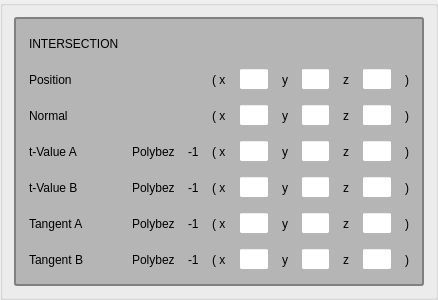
<?xml version="1.0" encoding="UTF-8"?>
<ui version="4.0">
 <class>groupbox_intersection_info</class>
 <widget class="QGroupBox" name="groupbox_intersection_info">
  <property name="geometry">
   <rect>
    <x>0</x>
    <y>0</y>
    <width>438</width>
    <height>300</height>
   </rect>
  </property>
  <property name="windowTitle">
   <string>GroupBox</string>
  </property>
  <layout class="QVBoxLayout" name="verticalLayout">
   <item>
    <widget class="QWidget" name="widget" native="true">
     <layout class="QVBoxLayout" name="verticalLayout_2">
      <property name="spacing">
       <number>0</number>
      </property>
      <property name="leftMargin">
       <number>0</number>
      </property>
      <property name="topMargin">
       <number>0</number>
      </property>
      <property name="rightMargin">
       <number>0</number>
      </property>
      <property name="bottomMargin">
       <number>0</number>
      </property>
      <item>
       <widget class="QGroupBox" name="group_isec_debug_info">
        <property name="styleSheet">
         <string notr="true">QGroupBox { 
	border: 2px solid gray; 
    border-radius: 3px; 
	background-color: rgb(181, 181, 181);
 } 

QLabel {
	background-color: rgb(181, 181, 181);
}

QLineEdit {
	background-color: rgb(255, 255, 255)
}</string>
        </property>
        <layout class="QGridLayout" name="gridLayout">
         <property name="leftMargin">
          <number>13</number>
         </property>
         <property name="topMargin">
          <number>13</number>
         </property>
         <property name="rightMargin">
          <number>13</number>
         </property>
         <property name="bottomMargin">
          <number>13</number>
         </property>
         <property name="spacing">
          <number>13</number>
         </property>
         <item row="4" column="1">
          <widget class="QLabel" name="label_83">
           <property name="text">
            <string>Polybez</string>
           </property>
          </widget>
         </item>
         <item row="1" column="0">
          <widget class="QLabel" name="label_38">
           <property name="text">
            <string>Position</string>
           </property>
          </widget>
         </item>
         <item row="4" column="0">
          <widget class="QLabel" name="label_82">
           <property name="text">
            <string>t-Value B</string>
           </property>
          </widget>
         </item>
         <item row="3" column="2">
          <widget class="QLabel" name="label_isec_tval_a_polybez_id_2">
           <property name="text">
            <string>-1</string>
           </property>
          </widget>
         </item>
         <item row="0" column="0">
          <widget class="QLabel" name="label_31">
           <property name="text">
            <string>INTERSECTION</string>
           </property>
          </widget>
         </item>
         <item row="5" column="2">
          <widget class="QLabel" name="label_isec_tan_a_polybez_id_2">
           <property name="text">
            <string>-1</string>
           </property>
          </widget>
         </item>
         <item row="3" column="0">
          <widget class="QLabel" name="label_76">
           <property name="text">
            <string>t-Value A</string>
           </property>
          </widget>
         </item>
         <item row="5" column="0">
          <widget class="QLabel" name="label_88">
           <property name="text">
            <string>Tangent A</string>
           </property>
          </widget>
         </item>
         <item row="6" column="2">
          <widget class="QLabel" name="label_isec_tan_b_polybez_id_2">
           <property name="text">
            <string>-1</string>
           </property>
          </widget>
         </item>
         <item row="5" column="1">
          <widget class="QLabel" name="label_89">
           <property name="text">
            <string>Polybez</string>
           </property>
          </widget>
         </item>
         <item row="6" column="1">
          <widget class="QLabel" name="label_95">
           <property name="text">
            <string>Polybez</string>
           </property>
          </widget>
         </item>
         <item row="2" column="3">
          <layout class="QHBoxLayout" name="horizontalLayout_14">
           <item>
            <widget class="QLabel" name="label_72">
             <property name="text">
              <string>( x</string>
             </property>
            </widget>
           </item>
           <item>
            <widget class="QLineEdit" name="input_isec_normal_x_2"/>
           </item>
           <item>
            <widget class="QLabel" name="label_73">
             <property name="text">
              <string>y</string>
             </property>
            </widget>
           </item>
           <item>
            <widget class="QLineEdit" name="input_isec_normal_y_2"/>
           </item>
           <item>
            <widget class="QLabel" name="label_74">
             <property name="text">
              <string>z</string>
             </property>
            </widget>
           </item>
           <item>
            <widget class="QLineEdit" name="input_isec_normal_z_2"/>
           </item>
           <item>
            <widget class="QLabel" name="label_75">
             <property name="text">
              <string>)</string>
             </property>
            </widget>
           </item>
          </layout>
         </item>
         <item row="6" column="3">
          <layout class="QHBoxLayout" name="horizontalLayout_18">
           <item>
            <widget class="QLabel" name="label_96">
             <property name="text">
              <string>( x</string>
             </property>
            </widget>
           </item>
           <item>
            <widget class="QLineEdit" name="input_isec_tan_b_x_2"/>
           </item>
           <item>
            <widget class="QLabel" name="label_97">
             <property name="text">
              <string>y</string>
             </property>
            </widget>
           </item>
           <item>
            <widget class="QLineEdit" name="input_isec_tan_b_y_2"/>
           </item>
           <item>
            <widget class="QLabel" name="label_98">
             <property name="text">
              <string>z</string>
             </property>
            </widget>
           </item>
           <item>
            <widget class="QLineEdit" name="input_isec_tan_b_z_2"/>
           </item>
           <item>
            <widget class="QLabel" name="label_99">
             <property name="text">
              <string>)</string>
             </property>
            </widget>
           </item>
          </layout>
         </item>
         <item row="6" column="0">
          <widget class="QLabel" name="label_94">
           <property name="text">
            <string>Tangent B</string>
           </property>
          </widget>
         </item>
         <item row="3" column="3">
          <layout class="QHBoxLayout" name="horizontalLayout_15">
           <item>
            <widget class="QLabel" name="label_78">
             <property name="text">
              <string>( x</string>
             </property>
            </widget>
           </item>
           <item>
            <widget class="QLineEdit" name="input_isec_tval_a_x_2"/>
           </item>
           <item>
            <widget class="QLabel" name="label_79">
             <property name="text">
              <string>y</string>
             </property>
            </widget>
           </item>
           <item>
            <widget class="QLineEdit" name="input_isec_tval_a_y_2"/>
           </item>
           <item>
            <widget class="QLabel" name="label_80">
             <property name="text">
              <string>z</string>
             </property>
            </widget>
           </item>
           <item>
            <widget class="QLineEdit" name="input_isec_tval_a_z_2"/>
           </item>
           <item>
            <widget class="QLabel" name="label_81">
             <property name="text">
              <string>)</string>
             </property>
            </widget>
           </item>
          </layout>
         </item>
         <item row="4" column="2">
          <widget class="QLabel" name="label_isec_tval_b_polybez_id_2">
           <property name="text">
            <string>-1</string>
           </property>
          </widget>
         </item>
         <item row="2" column="0">
          <widget class="QLabel" name="label_71">
           <property name="text">
            <string>Normal </string>
           </property>
          </widget>
         </item>
         <item row="1" column="3">
          <layout class="QHBoxLayout" name="horizontalLayout_13">
           <item>
            <widget class="QLabel" name="label_44">
             <property name="text">
              <string>( x</string>
             </property>
            </widget>
           </item>
           <item>
            <widget class="QLineEdit" name="input_isec_position_x_2"/>
           </item>
           <item>
            <widget class="QLabel" name="label_49">
             <property name="text">
              <string>y</string>
             </property>
            </widget>
           </item>
           <item>
            <widget class="QLineEdit" name="input_isec_position_y_2"/>
           </item>
           <item>
            <widget class="QLabel" name="label_55">
             <property name="text">
              <string>z</string>
             </property>
            </widget>
           </item>
           <item>
            <widget class="QLineEdit" name="input_isec_position_z_2"/>
           </item>
           <item>
            <widget class="QLabel" name="label_59">
             <property name="text">
              <string>)</string>
             </property>
            </widget>
           </item>
          </layout>
         </item>
         <item row="3" column="1">
          <widget class="QLabel" name="label_77">
           <property name="text">
            <string>Polybez</string>
           </property>
          </widget>
         </item>
         <item row="5" column="3">
          <layout class="QHBoxLayout" name="horizontalLayout_17">
           <item>
            <widget class="QLabel" name="label_90">
             <property name="text">
              <string>( x</string>
             </property>
            </widget>
           </item>
           <item>
            <widget class="QLineEdit" name="input_isec_tan_a_x_2"/>
           </item>
           <item>
            <widget class="QLabel" name="label_91">
             <property name="text">
              <string>y</string>
             </property>
            </widget>
           </item>
           <item>
            <widget class="QLineEdit" name="input_isec_tan_a_y_2"/>
           </item>
           <item>
            <widget class="QLabel" name="label_92">
             <property name="text">
              <string>z</string>
             </property>
            </widget>
           </item>
           <item>
            <widget class="QLineEdit" name="input_isec_tan_a_z_2"/>
           </item>
           <item>
            <widget class="QLabel" name="label_93">
             <property name="text">
              <string>)</string>
             </property>
            </widget>
           </item>
          </layout>
         </item>
         <item row="4" column="3">
          <layout class="QHBoxLayout" name="horizontalLayout_16">
           <item>
            <widget class="QLabel" name="label_84">
             <property name="text">
              <string>( x</string>
             </property>
            </widget>
           </item>
           <item>
            <widget class="QLineEdit" name="input_isec_tval_b_x_2"/>
           </item>
           <item>
            <widget class="QLabel" name="label_85">
             <property name="text">
              <string>y</string>
             </property>
            </widget>
           </item>
           <item>
            <widget class="QLineEdit" name="input_isec_tval_b_y_2"/>
           </item>
           <item>
            <widget class="QLabel" name="label_86">
             <property name="text">
              <string>z</string>
             </property>
            </widget>
           </item>
           <item>
            <widget class="QLineEdit" name="input_isec_tval_b_z_2"/>
           </item>
           <item>
            <widget class="QLabel" name="label_87">
             <property name="text">
              <string>)</string>
             </property>
            </widget>
           </item>
          </layout>
         </item>
         <item row="0" column="3">
          <widget class="QLabel" name="label_isec_id_2">
           <property name="styleSheet">
            <string notr="true">QLabel {
	color: rgb(0, 85, 255);
}</string>
           </property>
           <property name="text">
            <string/>
           </property>
          </widget>
         </item>
        </layout>
       </widget>
      </item>
     </layout>
    </widget>
   </item>
  </layout>
 </widget>
 <resources/>
 <connections/>
</ui>
